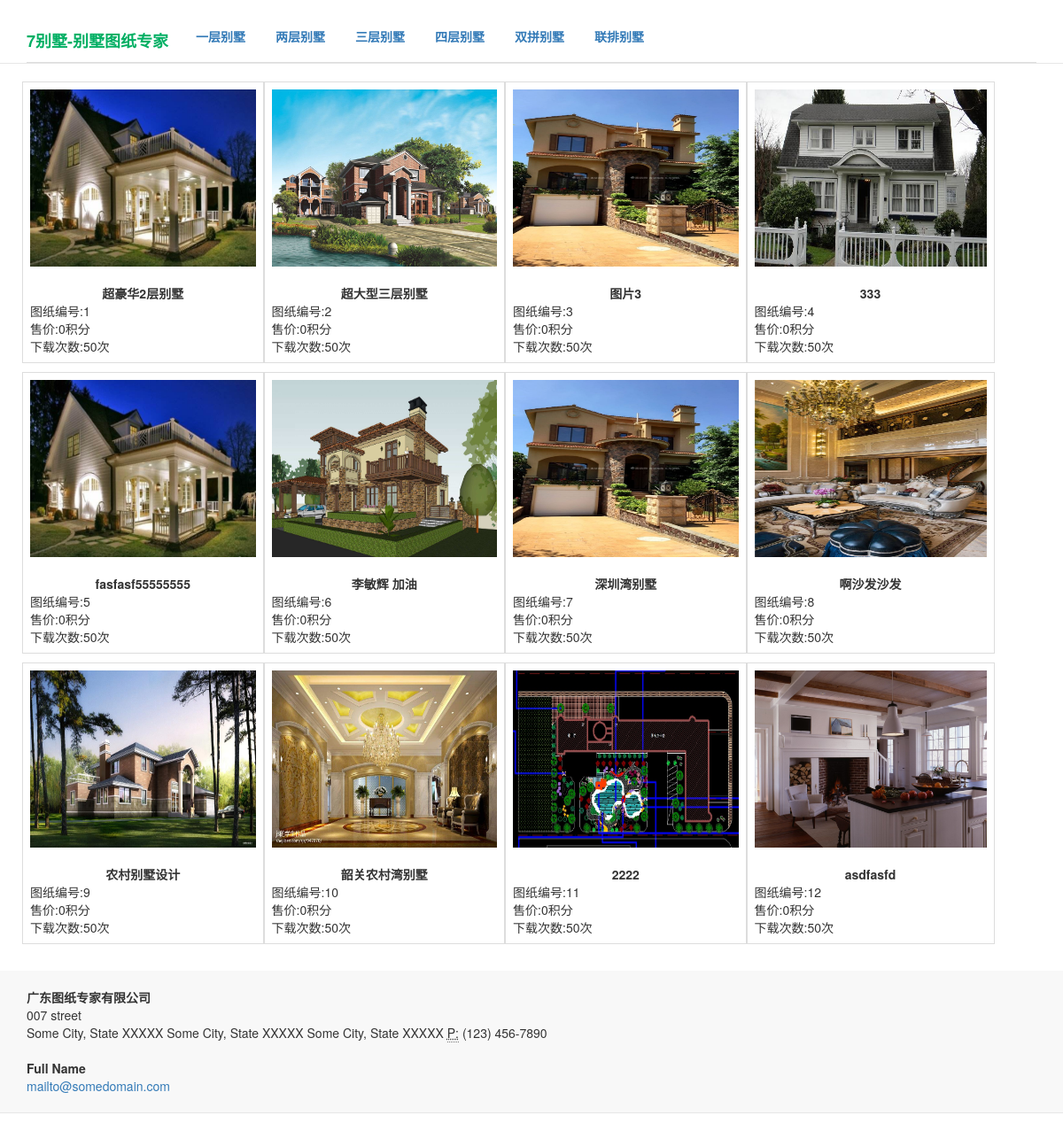
Before: / with the older database file.
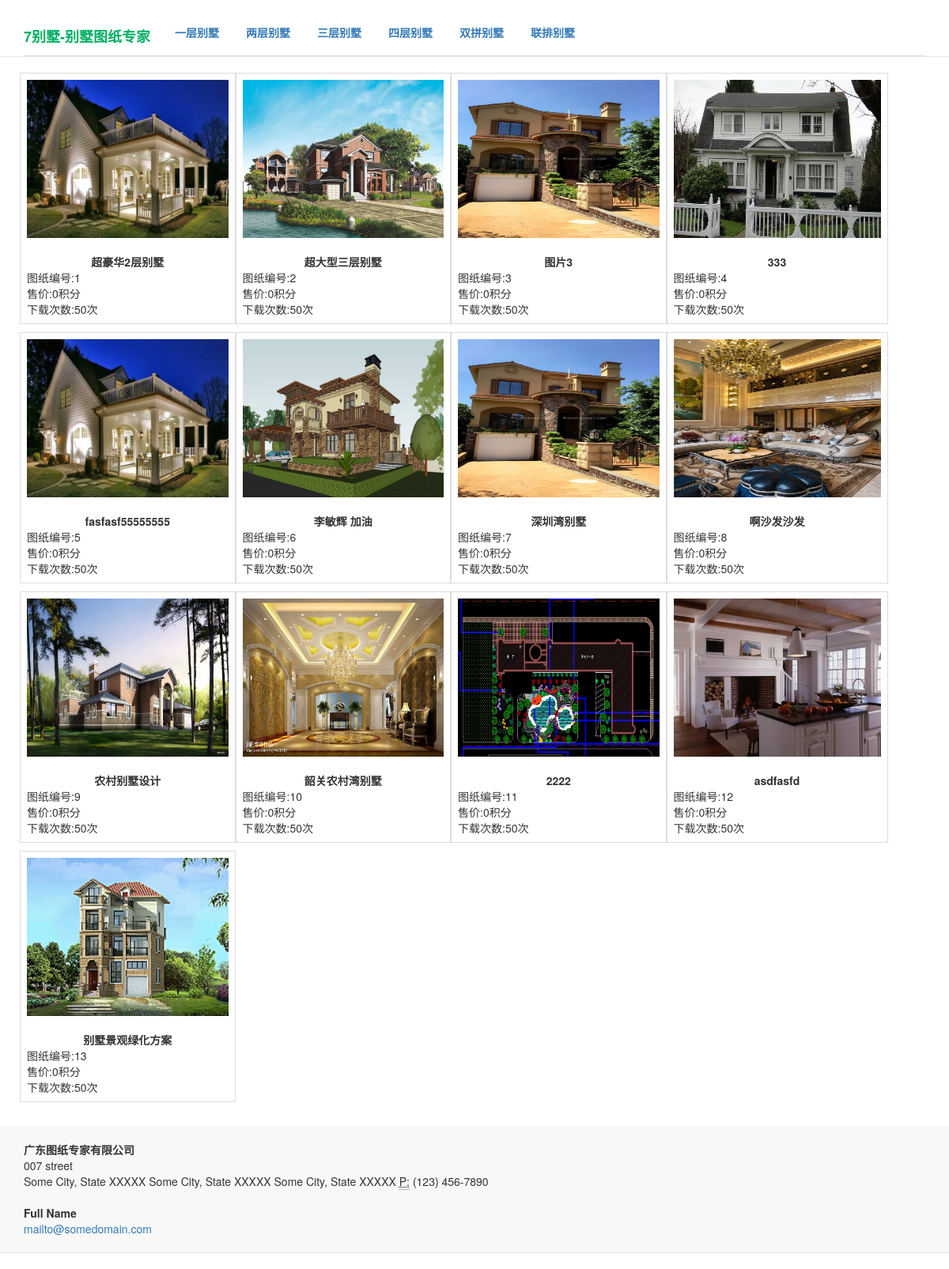
After: the same page with the newer database file.
### home/models.py (models this page shows, shortened)
class Photo(models.Model):
	if_cover_choices=(('1','是'),('0','否'),)
	house=models.ForeignKey(House)
	images=models.ImageField(upload_to='static/photos')
	title=models.CharField('图片标题',max_length=50,blank=True)
	alt=models.CharField('图片说明',max_length=100,blank=True)
	order=models.CharField('排序标志',max_length=10,default=0)
	if_cover=models.CharField('是否设置为封面图片',max_length=10,choices=if_cover_choices,default='0')

class House(models.Model):
	floor_num_choices= (('1', '一层平房'),('2', '两层别墅'),('3','三层别墅'),('4','四层别墅'),('22','双拼别墅'),('0','不限制'))
	floor_area_choices=(('100', '<100平'),('200', '100-200平'),('300','200-300平'),('400','大于300平'),('0','不限制'))
	title=models.CharField('标题',max_length=100,help_text="文章标题，100字以内")
	content=RichTextField('正文',max_length=10000,)
	floor_num=models.CharField('别墅层数',choices=floor_num_choices,max_length=20)
	floor_area=models.CharField('占地面积',choices=floor_area_choices,max_length=20)
	down_price=models.IntegerField('下载积分',default=0)
	upload = models.FileField(upload_to='static/uploads',max_length=100,blank=True)
	create_date=models.DateField(auto_now_add=True)
	update_date=models.DateField(auto_now=True)

### home/views.py (the view)
# urls.py: url(r'^$',index),
def index(request):
	PAGENUM=3
	house_list=House.objects.all()
	photo_list=Photo.objects.all()
	context={'house_list':house_list,'photo_list':photo_list}
	return render(request,"home/house_list.html",context)

### templates/home/house_list.html
{% extends "home/house_base.html" %}
{% block content%}
<div class="container">
<br/>
<div class='row'>
{% for house in house_list %}
        {% if  forloop.counter|divisibleby:"4"   %}
                <div class="row">
        {% endif%}
        <div class="col-sm-6 col-md-3" style="margin-right:-20px;margin-top:-30px;padding:10px">
                        <table class='table table-bordered'>
                        <tr>
                        <td>
                        {% for photo in photo_list %}
                                {% if photo.house.id ==  house.id and photo.if_cover == '1' %}
                                        <a href=/home/house_detail/{{house.id}}/>
                                        <img src="/static/media/{{photo.images}}" alt="{{house.title}}" height=200px width=100% ></a> &nbsp;
                                {% endif%}
                        {%endfor%}
                         <center><b>{{house.title}}</b></center>
                        图纸编号:{{house.id}}<br/>
                        售价:{{house.down_price}}积分<br/>
                        下载次数:50次
                        </td>
                        </tr>
                        </table>
        </div>
        {% if  forloop.counter|divisibleby:"4"   %}
                </div>
        {% endif%}
{% endfor%}
</div>
</div>
{% endblock %}

### templates/home/house_base.html (shortened to what this page needs)
<!DOCTYPE html>
<html>
   <head>
<link rel="stylesheet" href="/static/bootstrap-3.3.7-dist/css/bootstrap.min.css">
<link rel="stylesheet" href="/static/bootstrap-3.3.7-dist/css/mycss.css">
   </head>
<body>
<br/>
<nav class="navbar navbar-default navbar-static-top" role="navigation"  style='background-color:#FFFFFF'>
    <div class="container">
    <div class="navbar-header" >
        <div class="navbar-brand"><a href=/>  <b><font color='#01AF63'> 7别墅-别墅图纸专家 </font> </b> </a> </div>
    </div>
    <div >
        <ul class="nav nav-tabs">
            <li ><a href="#"> <b>一层别墅  </b> </a>   </li>
            <li><a href="#"> <b>两层别墅 </b></a></li>
		<li>  <a href="#"> <b>三层别墅 </b> </a></li>
		<li><a href="#"> <b>四层别墅 </b> </a></li>
		 <li><a href="#"> <b>双拼别墅 </b> </a></li>
		<li> <a href="#"> <b>联排别墅 </b> </a></li>
        </ul>
    </div>
    </div>
</nav>
{% block content%} {%endblock%}
<div class='footer'>
<nav class="navbar navbar-default navbar-static-top" role="navigation">
	<div class="container">
    <div class="navbar-header">
<br/>
<address>
        <strong>广东图纸专家有限公司</strong><br>
        007 street<br>
        Some City, State XXXXX Some City, State XXXXX  Some City, State XXXXX
        <abbr title="Phone">P:</abbr> (123) 456-7890
</address>
<address>
        <strong>Full Name</strong><br>
        <a href="mailto:#">mailto@somedomain.com</a>
</address>
    </div>
	</div>
	</nav>
</div>
</body>
</html>

Changed rows visible on the page:
added House: title "别墅景观绿化方案", id "13", down_price "0"
added Photo: images (picture), shown under "别墅景观绿化方案"
